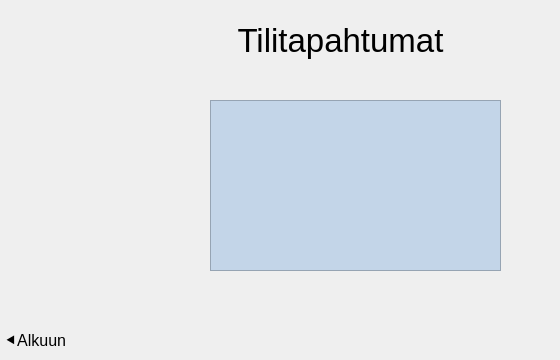
    <widget class="QWidget" name="stackTransactions">
     <widget class="QLabel" name="labelTransactionsTitle">
      <property name="geometry">
       <rect>
        <x>170</x>
        <y>20</y>
        <width>341</width>
        <height>41</height>
       </rect>
      </property>
      <property name="palette">
       <palette>
        <active>
         <colorrole role="WindowText">
          <brush brushstyle="SolidPattern">
           <color alpha="255">
            <red>0</red>
            <green>0</green>
            <blue>0</blue>
           </color>
          </brush>
         </colorrole>
         <colorrole role="Button">
          <brush brushstyle="SolidPattern">
           <color alpha="255">
            <red>195</red>
            <green>213</green>
            <blue>232</blue>
           </color>
          </brush>
         </colorrole>
         <colorrole role="Light">
          <brush brushstyle="SolidPattern">
           <color alpha="255">
            <red>0</red>
            <green>0</green>
            <blue>0</blue>
           </color>
          </brush>
         </colorrole>
         <colorrole role="Midlight">
          <brush brushstyle="SolidPattern">
           <color alpha="255">
            <red>0</red>
            <green>0</green>
            <blue>0</blue>
           </color>
          </brush>
         </colorrole>
         <colorrole role="Dark">
          <brush brushstyle="SolidPattern">
           <color alpha="255">
            <red>0</red>
            <green>0</green>
            <blue>0</blue>
           </color>
          </brush>
         </colorrole>
         <colorrole role="Mid">
          <brush brushstyle="SolidPattern">
           <color alpha="255">
            <red>0</red>
            <green>0</green>
            <blue>0</blue>
           </color>
          </brush>
         </colorrole>
         <colorrole role="Text">
          <brush brushstyle="SolidPattern">
           <color alpha="255">
            <red>255</red>
            <green>255</green>
            <blue>255</blue>
           </color>
          </brush>
         </colorrole>
         <colorrole role="BrightText">
          <brush brushstyle="SolidPattern">
           <color alpha="255">
            <red>255</red>
            <green>255</green>
            <blue>255</blue>
           </color>
          </brush>
         </colorrole>
         <colorrole role="ButtonText">
          <brush brushstyle="SolidPattern">
           <color alpha="255">
            <red>255</red>
            <green>255</green>
            <blue>255</blue>
           </color>
          </brush>
         </colorrole>
         <colorrole role="Base">
          <brush brushstyle="SolidPattern">
           <color alpha="255">
            <red>195</red>
            <green>213</green>
            <blue>232</blue>
           </color>
          </brush>
         </colorrole>
         <colorrole role="Window">
          <brush brushstyle="SolidPattern">
           <color alpha="255">
            <red>195</red>
            <green>213</green>
            <blue>232</blue>
           </color>
          </brush>
         </colorrole>
         <colorrole role="Shadow">
          <brush brushstyle="SolidPattern">
           <color alpha="255">
            <red>0</red>
            <green>0</green>
            <blue>0</blue>
           </color>
          </brush>
         </colorrole>
         <colorrole role="AlternateBase">
          <brush brushstyle="SolidPattern">
           <color alpha="255">
            <red>0</red>
            <green>0</green>
            <blue>0</blue>
           </color>
          </brush>
         </colorrole>
         <colorrole role="ToolTipBase">
          <brush brushstyle="SolidPattern">
           <color alpha="255">
            <red>255</red>
            <green>255</green>
            <blue>220</blue>
           </color>
          </brush>
         </colorrole>
         <colorrole role="ToolTipText">
          <brush brushstyle="SolidPattern">
           <color alpha="255">
            <red>0</red>
            <green>0</green>
            <blue>0</blue>
           </color>
          </brush>
         </colorrole>
         <colorrole role="PlaceholderText">
          <brush brushstyle="SolidPattern">
           <color alpha="127">
            <red>255</red>
            <green>255</green>
            <blue>255</blue>
           </color>
          </brush>
         </colorrole>
         <colorrole role="Accent">
          <brush brushstyle="SolidPattern">
           <color alpha="255">
            <red>0</red>
            <green>0</green>
            <blue>0</blue>
           </color>
          </brush>
         </colorrole>
        </active>
        <inactive>
         <colorrole role="WindowText">
          <brush brushstyle="SolidPattern">
           <color alpha="255">
            <red>0</red>
            <green>0</green>
            <blue>0</blue>
           </color>
          </brush>
         </colorrole>
         <colorrole role="Button">
          <brush brushstyle="SolidPattern">
           <color alpha="255">
            <red>195</red>
            <green>213</green>
            <blue>232</blue>
           </color>
          </brush>
         </colorrole>
         <colorrole role="Light">
          <brush brushstyle="SolidPattern">
           <color alpha="255">
            <red>0</red>
            <green>0</green>
            <blue>0</blue>
           </color>
          </brush>
         </colorrole>
         <colorrole role="Midlight">
          <brush brushstyle="SolidPattern">
           <color alpha="255">
            <red>0</red>
            <green>0</green>
            <blue>0</blue>
           </color>
          </brush>
         </colorrole>
         <colorrole role="Dark">
          <brush brushstyle="SolidPattern">
           <color alpha="255">
            <red>0</red>
            <green>0</green>
            <blue>0</blue>
           </color>
          </brush>
         </colorrole>
         <colorrole role="Mid">
          <brush brushstyle="SolidPattern">
           <color alpha="255">
            <red>0</red>
            <green>0</green>
            <blue>0</blue>
           </color>
          </brush>
         </colorrole>
         <colorrole role="Text">
          <brush brushstyle="SolidPattern">
           <color alpha="255">
            <red>255</red>
            <green>255</green>
            <blue>255</blue>
           </color>
          </brush>
         </colorrole>
         <colorrole role="BrightText">
          <brush brushstyle="SolidPattern">
           <color alpha="255">
            <red>255</red>
            <green>255</green>
            <blue>255</blue>
           </color>
          </brush>
         </colorrole>
         <colorrole role="ButtonText">
          <brush brushstyle="SolidPattern">
           <color alpha="255">
            <red>255</red>
            <green>255</green>
            <blue>255</blue>
           </color>
          </brush>
         </colorrole>
         <colorrole role="Base">
          <brush brushstyle="SolidPattern">
           <color alpha="255">
            <red>195</red>
            <green>213</green>
            <blue>232</blue>
           </color>
          </brush>
         </colorrole>
         <colorrole role="Window">
          <brush brushstyle="SolidPattern">
           <color alpha="255">
            <red>195</red>
            <green>213</green>
            <blue>232</blue>
           </color>
          </brush>
         </colorrole>
         <colorrole role="Shadow">
          <brush brushstyle="SolidPattern">
           <color alpha="255">
            <red>0</red>
            <green>0</green>
            <blue>0</blue>
           </color>
          </brush>
         </colorrole>
         <colorrole role="AlternateBase">
          <brush brushstyle="SolidPattern">
           <color alpha="255">
            <red>0</red>
            <green>0</green>
            <blue>0</blue>
           </color>
          </brush>
         </colorrole>
         <colorrole role="ToolTipBase">
          <brush brushstyle="SolidPattern">
           <color alpha="255">
            <red>255</red>
            <green>255</green>
            <blue>220</blue>
           </color>
          </brush>
         </colorrole>
         <colorrole role="ToolTipText">
          <brush brushstyle="SolidPattern">
           <color alpha="255">
            <red>0</red>
            <green>0</green>
            <blue>0</blue>
           </color>
          </brush>
         </colorrole>
         <colorrole role="PlaceholderText">
          <brush brushstyle="SolidPattern">
           <color alpha="127">
            <red>255</red>
            <green>255</green>
            <blue>255</blue>
           </color>
          </brush>
         </colorrole>
         <colorrole role="Accent">
          <brush brushstyle="SolidPattern">
           <color alpha="255">
            <red>0</red>
            <green>0</green>
            <blue>0</blue>
           </color>
          </brush>
         </colorrole>
        </inactive>
        <disabled>
         <colorrole role="WindowText">
          <brush brushstyle="SolidPattern">
           <color alpha="255">
            <red>0</red>
            <green>0</green>
            <blue>0</blue>
           </color>
          </brush>
         </colorrole>
         <colorrole role="Button">
          <brush brushstyle="SolidPattern">
           <color alpha="255">
            <red>195</red>
            <green>213</green>
            <blue>232</blue>
           </color>
          </brush>
         </colorrole>
         <colorrole role="Light">
          <brush brushstyle="SolidPattern">
           <color alpha="255">
            <red>0</red>
            <green>0</green>
            <blue>0</blue>
           </color>
          </brush>
         </colorrole>
         <colorrole role="Midlight">
          <brush brushstyle="SolidPattern">
           <color alpha="255">
            <red>0</red>
            <green>0</green>
            <blue>0</blue>
           </color>
          </brush>
         </colorrole>
         <colorrole role="Dark">
          <brush brushstyle="SolidPattern">
           <color alpha="255">
            <red>0</red>
            <green>0</green>
            <blue>0</blue>
           </color>
          </brush>
         </colorrole>
         <colorrole role="Mid">
          <brush brushstyle="SolidPattern">
           <color alpha="255">
            <red>0</red>
            <green>0</green>
            <blue>0</blue>
           </color>
          </brush>
         </colorrole>
         <colorrole role="Text">
          <brush brushstyle="SolidPattern">
           <color alpha="255">
            <red>0</red>
            <green>0</green>
            <blue>0</blue>
           </color>
          </brush>
         </colorrole>
         <colorrole role="BrightText">
          <brush brushstyle="SolidPattern">
           <color alpha="255">
            <red>255</red>
            <green>255</green>
            <blue>255</blue>
           </color>
          </brush>
         </colorrole>
         <colorrole role="ButtonText">
          <brush brushstyle="SolidPattern">
           <color alpha="255">
            <red>0</red>
            <green>0</green>
            <blue>0</blue>
           </color>
          </brush>
         </colorrole>
         <colorrole role="Base">
          <brush brushstyle="SolidPattern">
           <color alpha="255">
            <red>195</red>
            <green>213</green>
            <blue>232</blue>
           </color>
          </brush>
         </colorrole>
         <colorrole role="Window">
          <brush brushstyle="SolidPattern">
           <color alpha="255">
            <red>195</red>
            <green>213</green>
            <blue>232</blue>
           </color>
          </brush>
         </colorrole>
         <colorrole role="Shadow">
          <brush brushstyle="SolidPattern">
           <color alpha="255">
            <red>0</red>
            <green>0</green>
            <blue>0</blue>
           </color>
          </brush>
         </colorrole>
         <colorrole role="AlternateBase">
          <brush brushstyle="SolidPattern">
           <color alpha="255">
            <red>0</red>
            <green>0</green>
            <blue>0</blue>
           </color>
          </brush>
         </colorrole>
         <colorrole role="ToolTipBase">
          <brush brushstyle="SolidPattern">
           <color alpha="255">
            <red>255</red>
            <green>255</green>
            <blue>220</blue>
           </color>
          </brush>
         </colorrole>
         <colorrole role="ToolTipText">
          <brush brushstyle="SolidPattern">
           <color alpha="255">
            <red>0</red>
            <green>0</green>
            <blue>0</blue>
           </color>
          </brush>
         </colorrole>
         <colorrole role="PlaceholderText">
          <brush brushstyle="SolidPattern">
           <color alpha="127">
            <red>0</red>
            <green>0</green>
            <blue>0</blue>
           </color>
          </brush>
         </colorrole>
         <colorrole role="Accent">
          <brush brushstyle="SolidPattern">
           <color alpha="255">
            <red>0</red>
            <green>0</green>
            <blue>0</blue>
           </color>
          </brush>
         </colorrole>
        </disabled>
       </palette>
      </property>
      <property name="font">
       <font>
        <pointsize>25</pointsize>
       </font>
      </property>
      <property name="text">
       <string>Tilitapahtumat</string>
      </property>
      <property name="alignment">
       <set>Qt::AlignCenter</set>
      </property>
     </widget>
     <widget class="QLabel" name="labelTransactionInfo">
      <property name="geometry">
       <rect>
        <x>150</x>
        <y>70</y>
        <width>401</width>
        <height>281</height>
       </rect>
      </property>
      <property name="font">
       <font>
        <bold>true</bold>
       </font>
      </property>
      <property name="styleSheet">
       <string notr="true"/>
      </property>
      <property name="text">
       <string/>
      </property>
     </widget>
     <widget class="QTextEdit" name="textEdit">
      <property name="geometry">
       <rect>
        <x>210</x>
        <y>100</y>
        <width>291</width>
        <height>171</height>
       </rect>
      </property>
      <property name="palette">
       <palette>
        <active>
         <colorrole role="Button">
          <brush brushstyle="SolidPattern">
           <color alpha="255">
            <red>195</red>
            <green>213</green>
            <blue>232</blue>
           </color>
          </brush>
         </colorrole>
         <colorrole role="Text">
          <brush brushstyle="SolidPattern">
           <color alpha="255">
            <red>0</red>
            <green>0</green>
            <blue>0</blue>
           </color>
          </brush>
         </colorrole>
         <colorrole role="Base">
          <brush brushstyle="SolidPattern">
           <color alpha="255">
            <red>195</red>
            <green>213</green>
            <blue>232</blue>
           </color>
          </brush>
         </colorrole>
         <colorrole role="Window">
          <brush brushstyle="SolidPattern">
           <color alpha="255">
            <red>195</red>
            <green>213</green>
            <blue>232</blue>
           </color>
          </brush>
         </colorrole>
        </active>
        <inactive>
         <colorrole role="Button">
          <brush brushstyle="SolidPattern">
           <color alpha="255">
            <red>195</red>
            <green>213</green>
            <blue>232</blue>
           </color>
          </brush>
         </colorrole>
         <colorrole role="Text">
          <brush brushstyle="SolidPattern">
           <color alpha="255">
            <red>0</red>
            <green>0</green>
            <blue>0</blue>
           </color>
          </brush>
         </colorrole>
         <colorrole role="Base">
          <brush brushstyle="SolidPattern">
           <color alpha="255">
            <red>195</red>
            <green>213</green>
            <blue>232</blue>
           </color>
          </brush>
         </colorrole>
         <colorrole role="Window">
          <brush brushstyle="SolidPattern">
           <color alpha="255">
            <red>195</red>
            <green>213</green>
            <blue>232</blue>
           </color>
          </brush>
         </colorrole>
        </inactive>
        <disabled>
         <colorrole role="Button">
          <brush brushstyle="SolidPattern">
           <color alpha="255">
            <red>195</red>
            <green>213</green>
            <blue>232</blue>
           </color>
          </brush>
         </colorrole>
         <colorrole role="Base">
          <brush brushstyle="SolidPattern">
           <color alpha="255">
            <red>195</red>
            <green>213</green>
            <blue>232</blue>
           </color>
          </brush>
         </colorrole>
         <colorrole role="Window">
          <brush brushstyle="SolidPattern">
           <color alpha="255">
            <red>195</red>
            <green>213</green>
            <blue>232</blue>
           </color>
          </brush>
         </colorrole>
        </disabled>
       </palette>
      </property>
     </widget>
     <widget class="QLabel" name="label_10">
      <property name="enabled">
       <bool>true</bool>
      </property>
      <property name="geometry">
       <rect>
        <x>0</x>
        <y>330</y>
        <width>99</width>
        <height>21</height>
       </rect>
      </property>
      <property name="palette">
       <palette>
        <active>
         <colorrole role="WindowText">
          <brush brushstyle="SolidPattern">
           <color alpha="255">
            <red>0</red>
            <green>0</green>
            <blue>0</blue>
           </color>
          </brush>
         </colorrole>
         <colorrole role="Button">
          <brush brushstyle="SolidPattern">
           <color alpha="255">
            <red>195</red>
            <green>213</green>
            <blue>232</blue>
           </color>
          </brush>
         </colorrole>
         <colorrole role="Light">
          <brush brushstyle="SolidPattern">
           <color alpha="255">
            <red>0</red>
            <green>0</green>
            <blue>0</blue>
           </color>
          </brush>
         </colorrole>
         <colorrole role="Midlight">
          <brush brushstyle="SolidPattern">
           <color alpha="255">
            <red>0</red>
            <green>0</green>
            <blue>0</blue>
           </color>
          </brush>
         </colorrole>
         <colorrole role="Dark">
          <brush brushstyle="SolidPattern">
           <color alpha="255">
            <red>0</red>
            <green>0</green>
            <blue>0</blue>
           </color>
          </brush>
         </colorrole>
         <colorrole role="Mid">
          <brush brushstyle="SolidPattern">
           <color alpha="255">
            <red>0</red>
            <green>0</green>
            <blue>0</blue>
           </color>
          </brush>
         </colorrole>
         <colorrole role="Text">
          <brush brushstyle="SolidPattern">
           <color alpha="255">
            <red>255</red>
            <green>255</green>
            <blue>255</blue>
           </color>
          </brush>
         </colorrole>
         <colorrole role="BrightText">
          <brush brushstyle="SolidPattern">
           <color alpha="255">
            <red>255</red>
            <green>255</green>
            <blue>255</blue>
           </color>
          </brush>
         </colorrole>
         <colorrole role="ButtonText">
          <brush brushstyle="SolidPattern">
           <color alpha="255">
            <red>255</red>
            <green>255</green>
            <blue>255</blue>
           </color>
          </brush>
         </colorrole>
         <colorrole role="Base">
          <brush brushstyle="SolidPattern">
           <color alpha="255">
            <red>195</red>
            <green>213</green>
            <blue>232</blue>
           </color>
          </brush>
         </colorrole>
         <colorrole role="Window">
          <brush brushstyle="SolidPattern">
           <color alpha="255">
            <red>195</red>
            <green>213</green>
            <blue>232</blue>
           </color>
          </brush>
         </colorrole>
         <colorrole role="Shadow">
          <brush brushstyle="SolidPattern">
           <color alpha="255">
            <red>0</red>
            <green>0</green>
            <blue>0</blue>
           </color>
          </brush>
         </colorrole>
         <colorrole role="AlternateBase">
          <brush brushstyle="SolidPattern">
           <color alpha="255">
            <red>0</red>
            <green>0</green>
            <blue>0</blue>
           </color>
          </brush>
         </colorrole>
         <colorrole role="ToolTipBase">
          <brush brushstyle="SolidPattern">
           <color alpha="255">
            <red>255</red>
            <green>255</green>
            <blue>220</blue>
           </color>
          </brush>
         </colorrole>
         <colorrole role="ToolTipText">
          <brush brushstyle="SolidPattern">
           <color alpha="255">
            <red>0</red>
            <green>0</green>
            <blue>0</blue>
           </color>
          </brush>
         </colorrole>
         <colorrole role="PlaceholderText">
          <brush brushstyle="SolidPattern">
           <color alpha="127">
            <red>255</red>
            <green>255</green>
            <blue>255</blue>
           </color>
          </brush>
         </colorrole>
         <colorrole role="Accent">
          <brush brushstyle="SolidPattern">
           <color alpha="255">
            <red>0</red>
            <green>0</green>
            <blue>0</blue>
           </color>
          </brush>
         </colorrole>
        </active>
        <inactive>
         <colorrole role="WindowText">
          <brush brushstyle="SolidPattern">
           <color alpha="255">
            <red>0</red>
            <green>0</green>
            <blue>0</blue>
           </color>
          </brush>
         </colorrole>
         <colorrole role="Button">
          <brush brushstyle="SolidPattern">
           <color alpha="255">
            <red>195</red>
            <green>213</green>
            <blue>232</blue>
           </color>
          </brush>
         </colorrole>
         <colorrole role="Light">
          <brush brushstyle="SolidPattern">
           <color alpha="255">
            <red>0</red>
            <green>0</green>
            <blue>0</blue>
           </color>
          </brush>
         </colorrole>
         <colorrole role="Midlight">
          <brush brushstyle="SolidPattern">
           <color alpha="255">
            <red>0</red>
            <green>0</green>
            <blue>0</blue>
           </color>
          </brush>
         </colorrole>
         <colorrole role="Dark">
          <brush brushstyle="SolidPattern">
           <color alpha="255">
            <red>0</red>
            <green>0</green>
            <blue>0</blue>
           </color>
          </brush>
         </colorrole>
         <colorrole role="Mid">
          <brush brushstyle="SolidPattern">
           <color alpha="255">
            <red>0</red>
            <green>0</green>
            <blue>0</blue>
           </color>
          </brush>
         </colorrole>
         <colorrole role="Text">
          <brush brushstyle="SolidPattern">
           <color alpha="255">
            <red>255</red>
            <green>255</green>
            <blue>255</blue>
           </color>
          </brush>
         </colorrole>
         <colorrole role="BrightText">
          <brush brushstyle="SolidPattern">
           <color alpha="255">
            <red>255</red>
            <green>255</green>
            <blue>255</blue>
           </color>
          </brush>
         </colorrole>
         <colorrole role="ButtonText">
          <brush brushstyle="SolidPattern">
           <color alpha="255">
            <red>255</red>
            <green>255</green>
            <blue>255</blue>
           </color>
          </brush>
         </colorrole>
         <colorrole role="Base">
          <brush brushstyle="SolidPattern">
           <color alpha="255">
            <red>195</red>
            <green>213</green>
            <blue>232</blue>
           </color>
          </brush>
         </colorrole>
         <colorrole role="Window">
          <brush brushstyle="SolidPattern">
           <color alpha="255">
            <red>195</red>
            <green>213</green>
            <blue>232</blue>
           </color>
          </brush>
         </colorrole>
         <colorrole role="Shadow">
          <brush brushstyle="SolidPattern">
           <color alpha="255">
            <red>0</red>
            <green>0</green>
            <blue>0</blue>
           </color>
          </brush>
         </colorrole>
         <colorrole role="AlternateBase">
          <brush brushstyle="SolidPattern">
           <color alpha="255">
            <red>0</red>
            <green>0</green>
            <blue>0</blue>
           </color>
          </brush>
         </colorrole>
         <colorrole role="ToolTipBase">
          <brush brushstyle="SolidPattern">
           <color alpha="255">
            <red>255</red>
            <green>255</green>
            <blue>220</blue>
           </color>
          </brush>
         </colorrole>
         <colorrole role="ToolTipText">
          <brush brushstyle="SolidPattern">
           <color alpha="255">
            <red>0</red>
            <green>0</green>
            <blue>0</blue>
           </color>
          </brush>
         </colorrole>
         <colorrole role="PlaceholderText">
          <brush brushstyle="SolidPattern">
           <color alpha="127">
            <red>255</red>
            <green>255</green>
            <blue>255</blue>
           </color>
          </brush>
         </colorrole>
         <colorrole role="Accent">
          <brush brushstyle="SolidPattern">
           <color alpha="255">
            <red>0</red>
            <green>0</green>
            <blue>0</blue>
           </color>
          </brush>
         </colorrole>
        </inactive>
        <disabled>
         <colorrole role="WindowText">
          <brush brushstyle="SolidPattern">
           <color alpha="255">
            <red>0</red>
            <green>0</green>
            <blue>0</blue>
           </color>
          </brush>
         </colorrole>
         <colorrole role="Button">
          <brush brushstyle="SolidPattern">
           <color alpha="255">
            <red>195</red>
            <green>213</green>
            <blue>232</blue>
           </color>
          </brush>
         </colorrole>
         <colorrole role="Light">
          <brush brushstyle="SolidPattern">
           <color alpha="255">
            <red>0</red>
            <green>0</green>
            <blue>0</blue>
           </color>
          </brush>
         </colorrole>
         <colorrole role="Midlight">
          <brush brushstyle="SolidPattern">
           <color alpha="255">
            <red>0</red>
            <green>0</green>
            <blue>0</blue>
           </color>
          </brush>
         </colorrole>
         <colorrole role="Dark">
          <brush brushstyle="SolidPattern">
           <color alpha="255">
            <red>0</red>
            <green>0</green>
            <blue>0</blue>
           </color>
          </brush>
         </colorrole>
         <colorrole role="Mid">
          <brush brushstyle="SolidPattern">
           <color alpha="255">
            <red>0</red>
            <green>0</green>
            <blue>0</blue>
           </color>
          </brush>
         </colorrole>
         <colorrole role="Text">
          <brush brushstyle="SolidPattern">
           <color alpha="255">
            <red>0</red>
            <green>0</green>
            <blue>0</blue>
           </color>
          </brush>
         </colorrole>
         <colorrole role="BrightText">
          <brush brushstyle="SolidPattern">
           <color alpha="255">
            <red>255</red>
            <green>255</green>
            <blue>255</blue>
           </color>
          </brush>
         </colorrole>
         <colorrole role="ButtonText">
          <brush brushstyle="SolidPattern">
           <color alpha="255">
            <red>0</red>
            <green>0</green>
            <blue>0</blue>
           </color>
          </brush>
         </colorrole>
         <colorrole role="Base">
          <brush brushstyle="SolidPattern">
           <color alpha="255">
            <red>195</red>
            <green>213</green>
            <blue>232</blue>
           </color>
          </brush>
         </colorrole>
         <colorrole role="Window">
          <brush brushstyle="SolidPattern">
           <color alpha="255">
            <red>195</red>
            <green>213</green>
            <blue>232</blue>
           </color>
          </brush>
         </colorrole>
         <colorrole role="Shadow">
          <brush brushstyle="SolidPattern">
           <color alpha="255">
            <red>0</red>
            <green>0</green>
            <blue>0</blue>
           </color>
          </brush>
         </colorrole>
         <colorrole role="AlternateBase">
          <brush brushstyle="SolidPattern">
           <color alpha="255">
            <red>0</red>
            <green>0</green>
            <blue>0</blue>
           </color>
          </brush>
         </colorrole>
         <colorrole role="ToolTipBase">
          <brush brushstyle="SolidPattern">
           <color alpha="255">
            <red>255</red>
            <green>255</green>
            <blue>220</blue>
           </color>
          </brush>
         </colorrole>
         <colorrole role="ToolTipText">
          <brush brushstyle="SolidPattern">
           <color alpha="255">
            <red>0</red>
            <green>0</green>
            <blue>0</blue>
           </color>
          </brush>
         </colorrole>
         <colorrole role="PlaceholderText">
          <brush brushstyle="SolidPattern">
           <color alpha="127">
            <red>0</red>
            <green>0</green>
            <blue>0</blue>
           </color>
          </brush>
         </colorrole>
         <colorrole role="Accent">
          <brush brushstyle="SolidPattern">
           <color alpha="255">
            <red>0</red>
            <green>0</green>
            <blue>0</blue>
           </color>
          </brush>
         </colorrole>
        </disabled>
       </palette>
      </property>
      <property name="font">
       <font>
        <pointsize>12</pointsize>
       </font>
      </property>
      <property name="text">
       <string> ⯇Alkuun</string>
      </property>
      <property name="alignment">
       <set>Qt::AlignLeading|Qt::AlignLeft|Qt::AlignVCenter</set>
      </property>
     </widget>
    </widget>
